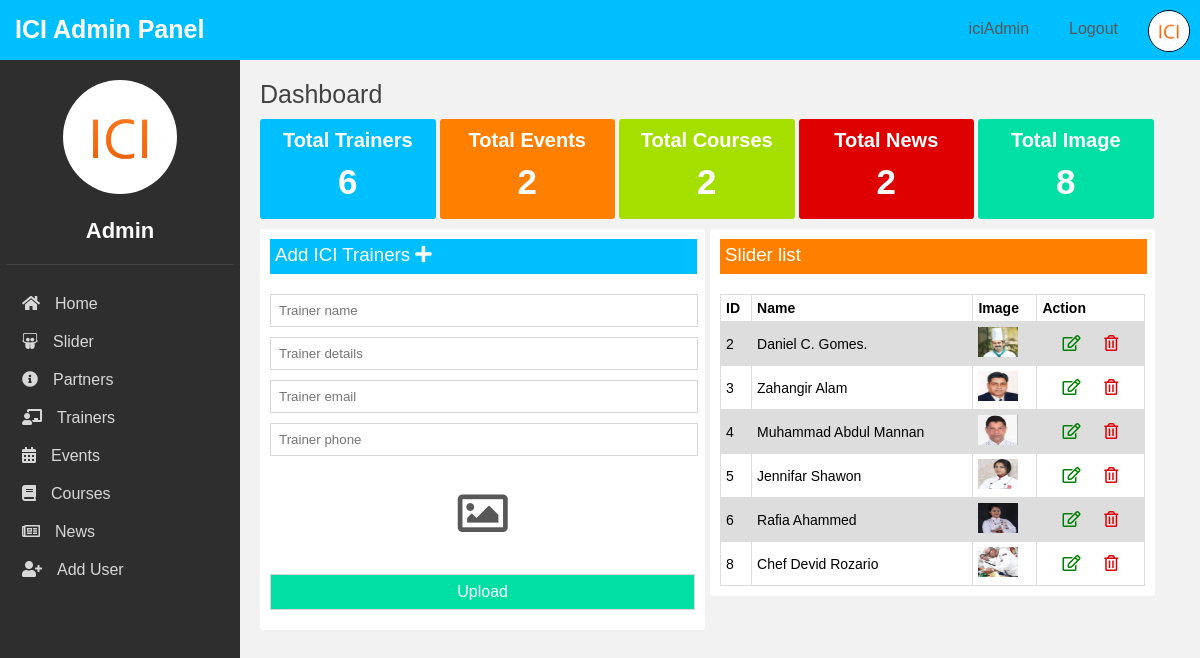
Screenshot of /admin/trainers.php (signed in) with the database file from the repository.
### tables this page shows
CREATE TABLE `users` (
  `userid` int(11) NOT NULL,
  `username` varchar(255) NOT NULL,
  `userpass` varchar(255) NOT NULL,
  `userpic` varchar(300) NOT NULL,
  `fullname` varchar(300) NOT NULL
);

CREATE TABLE `trainers` (
  `trainersid` int(11) NOT NULL,
  `name` varchar(300) NOT NULL,
  `detalis` varchar(1000) NOT NULL,
  `timg` varchar(300) NOT NULL,
  `Email` varchar(300) NOT NULL,
  `Phone` varchar(300) NOT NULL
);

### admin/conf/class.php (called while the page is built, shortened)
<?php
	class icibd{
		public function userdata($username){
			global $conn;
			$query = $conn->prepare("SELECT * FROM users WHERE  username=? ");
			$query->bindValue(1, $username);
			$query->execute();
			return $query->fetch();
		}
		public function trainers(){
			global $conn ;
			$query = $conn->prepare("SELECT * FROM 	trainers ");
			$query-> execute();
			return $query->fetchAll ();
		}
	}
?>

### admin/trainers.php (the view, shortened to what this page needs)
<?php include 'inc/header.php'; ?>
<div class="admincontent">
	<?php include 'inc/desbord.php'; ?>
	<div class="cleft">
		<div class="Sliderlist">
			<h3 class="blu" >Add ICI Trainers <i class="fas fa-plus"></i> </h3>
			<form id="from" action=" " method="post" enctype="multipart/form-data">
				<input type="text" name="tname" placeholder="Trainer name">
				<input type="text" name="tdetails" placeholder="Trainer details">
				<input type="email" name="email" placeholder="Trainer email">
				<input type="text" name="tphone" placeholder="Trainer phone">
				<label for="file"><h2><i class="far fa-image"></i></h2></label>
				<input  class="parple" type="submit" name="tupload" value="Upload" >
			</form>
		</div>
	</div>
	<div class="cright">
		<div class="Sliderlist">
			<h3 class="orge" >Slider list </h3>
			<table>
				  <tr>
				    <th>ID</th>
				    <th>Name</th>
				    <th>Image</th>
				    <th>Action</th>
				  </tr>
			<?php
				$icitrainer = new icibd;
				$trainers = $icitrainer->trainers();
				foreach ($trainers as $icitrainer) {?>
				<tr>
				  	<td><?php echo $icitrainer['trainersid']; ?></td>
				  	<td><?php echo $icitrainer['name']; ?></td>
				  	<td><img src="../img/trainar/<?php echo $icitrainer['timg']; ?>"></td>
				  	<td>
				  		<a href="#"><i class="far fa-edit cgreen"></i></a>
				  		<a href="trainers.php?tdelet&$tid=<?php echo $icitrainer['trainersid']; ?>"><i class="far fa-trash-alt cred"></i></a>
				  	</td>
				</tr>
				<?php } ?>
			</table>
		</div>
	</div>
	</div>
</div>
</body>
</html>

### admin/inc/header.php (shortened to what this page needs)
<?php
	include 'conf/conn.php';
	include 'conf/class.php';
?>
<!DOCTYPE html>
<html>
<head>
	<link rel="stylesheet" type="text/css" href="css/style.css">
	<link rel="stylesheet" href="https://use.fontawesome.com/releases/v5.5.0/css/all.css">
</head>
<body>
<div class="cotener">
<div class="header">
	<h1> ICI Admin Panel</h1>
	<ul>
		<?php
		if (isset($_SESSION['username'])) {
			$id = $_SESSION['username'];
			$iciuser = new icibd;
			$data = $iciuser->userdata($id);?>
			<li><img src="img/<?php echo $data['userpic']?>"></li>
			<li><p><a href="logout.php">Logout</a></p></li>
			<li><p><a href=""><?php echo $data['username']?></a></p></li>
	</ul>
</div>
<div class="adminmanu bgcolor">
	<div class="adminprofile">
		<img src="img/<?php echo $data['userpic']?>">
		<h1><?php echo $data['fullname']?></h1>
	</div>
	<div class="nav">
		<ul>
			<li><i class="fas fa-home"></i><a href="index.php">Home</a></li>
			<li><i class="fab fa-slideshare"></i><a href="image.php">Slider</a></li>
			<li><i class="fas fa-info-circle"></i><a href="partner.php">Partners</a></li>
			<li><i class="fas fa-chalkboard-teacher"></i><a href="trainers.php">Trainers</a></li>
			<li><i class="fas fa-calendar-alt"></i><a href="event.php">Events</a></li>
			<li><i class="fas fa-book"></i><a href="cources.php">Courses</a></li>
			<li><i class="far fa-newspaper"></i><a href="news.php">News</a></li>
			<li><i class="fas fa-user-plus"></i><a href="">Add User</a></li>
		</ul>
	</div>
</div>
<?php }	?>

### admin/css/style.css (style rules this page uses)
body { margin:0; padding:0; background-color: #F2F2F2 }
h1,h2,h3,h4,h5,h6,b,p,a { margin: 0; padding: 0; text-decoration: none; color: #585858; font-family: "Trebuchet MS" , Verdana, Helvetica, Sans-Serif !important; }
li { list-style: none;margin: 0; }
ul { margin: 0;padding: 0; }
table { font-family: arial, sans-serif; border-collapse: collapse; width: 100%; margin-top: 20px; }
table img { width:40px; height: 30px; }
table i { padding-left: 20px; font-size: 16px; }
td, th { border: 1px solid #dddddd; text-align: left; padding: 5px; font-size: 14px; }
tr:nth-child(even) { background-color: #dddddd; }
#from { width: 100%; height: auto; margin-top: 20px; font-family: arial; }
#from input[type=text], input[type=email] { width: 96.5%; margin: 0; padding:8px; border:1px solid #D8D8D8; margin-bottom: 10px; }
#from label h2 { padding: 20px; margin: 0px auto; font-size: 50px; text-align: center; }
#from input[type=submit] { width:100%; margin: 0; padding:8px; border:1px solid #D8D8D8; margin-bottom: 10px; color: #fff; font-size: 16px; margin-top: 10px; }
.blu { background-color:#00BFFF; }
.orge { background-color: #FF8000; }
.parple { background-color: #01DFA5; }
.cred { color: #DF0101; }
.cgreen { color: green; }
.bgcolor { background-color: #2E2E2E }
.header { width: 100%; height: 60px; overflow: hidden; background-color:#00BFFF; position: fixed; }
.header h1 { color: #fff; padding: 0; margin: 0; padding: 15px; float: left; font-size: 25px; font-family: "Trebuchet MS" , Verdana, Helvetica, Sans-Serif !important; }
.header ul { float: right; }
.header ul li { float: right; margin: 0; padding: 10px; font-family: 'Montserrat', sans-serif; }
.header p { color: #fff; padding: 10px; }
.header ul img { width:40px; border-radius: 100%; border:1px solid #000; }
.admincontent { width: 75%; height: 1000px; padding: 20px; margin-left: 20%; float: left; margin-top: 60px; background-color: none; }
.adminmanu { width:20%; bottom: 0; top: 60px; position: fixed; }
.nav { width: 90%; margin: 0px auto; margin-top: 20px; }
.nav ul { margin: 0; padding: 0; }
.nav ul li { padding:10px; }
.nav ul i { color: #D8D8D8; margin-right:5px; }
.nav ul li a { color: #D8D8D8; font-size: 16px; padding:10px; font-family: arial; }
.adminprofile { width:95%; height: auto; margin: 0px auto; margin-top: 20px; text-align: center; border-bottom: 1px solid #424242; }
.adminprofile img { width:50%; border-radius: 100%; }
.adminprofile h1 { font-size: 22px; color: #fff; padding-top: 20px; padding-bottom: 20px; }
.cleft { float: left; width: 50%; }
.cright { float: left; width: 50%; }
.Sliderlist { width: 94.5%; height: auto; margin-top: 10px; background-color: #fff; border-radius: 3px; padding: 10px; }
.Sliderlist h3 { width: 98%; height: 25px; padding: 5px; margin: 0; color: #fff; font-weight: normal; }

### rows the page displays
users: userpic (placeholder picture), username "iciAdmin", fullname "Admin"
trainers: trainersid "2", name "Daniel C. Gomes.", shows a picture
trainers: trainersid "3", name "Zahangir Alam", shows a picture
trainers: trainersid "4", name "Muhammad Abdul Mannan", shows a picture
trainers: trainersid "5", name "Jennifar Shawon", shows a picture
trainers: trainersid "6", name "Rafia Ahammed", shows a picture
trainers: trainersid "8", name "Chef Devid Rozario", shows a picture

### other values shown
$count "6"
$count "2"
$count "8"
